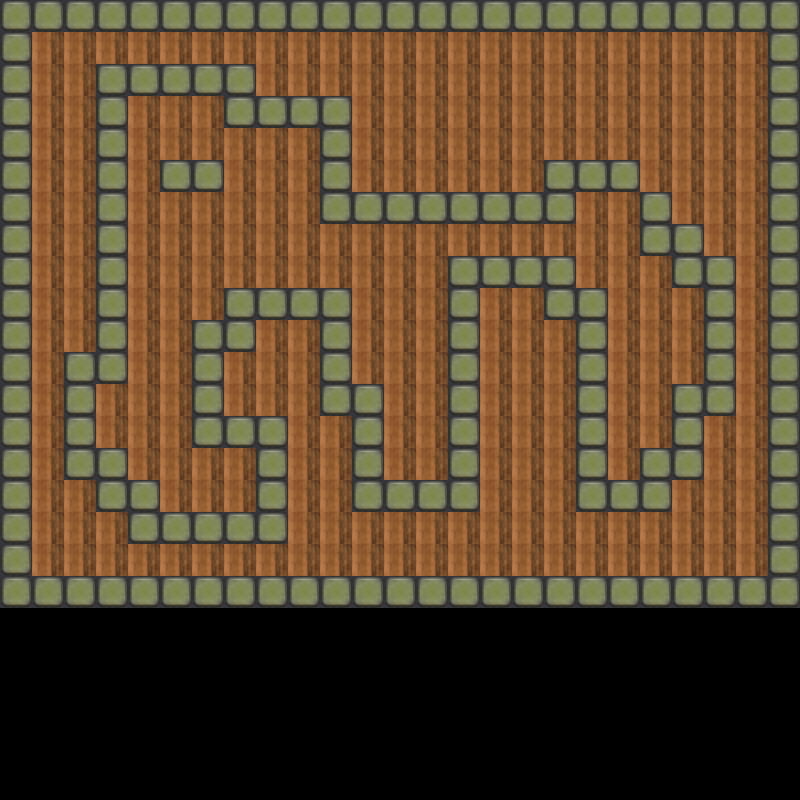

Rendered tile map (Tiled .tmx) drawn with the repository's tilesets; below, a short description and the map source with its tile grids summarised:
An orthogonal 25x25 tile map with 32x32 px tiles, 1 tile layer (Kachelebene 1).

<map version="1.0" orientation="orthogonal" width="25" height="25" tilewidth="32" tileheight="32">
 <tileset firstgid="1" name="tileset" tilewidth="32" tileheight="32">
  <image source="../Texturen/tileset.png" width="128" height="128" />
 </tileset>
 <layer name="Kachelebene 1" width="25" height="25">
  <data>[625 cells, 475 non-empty, 2 distinct tile ids]</data>
 </layer>
</map>